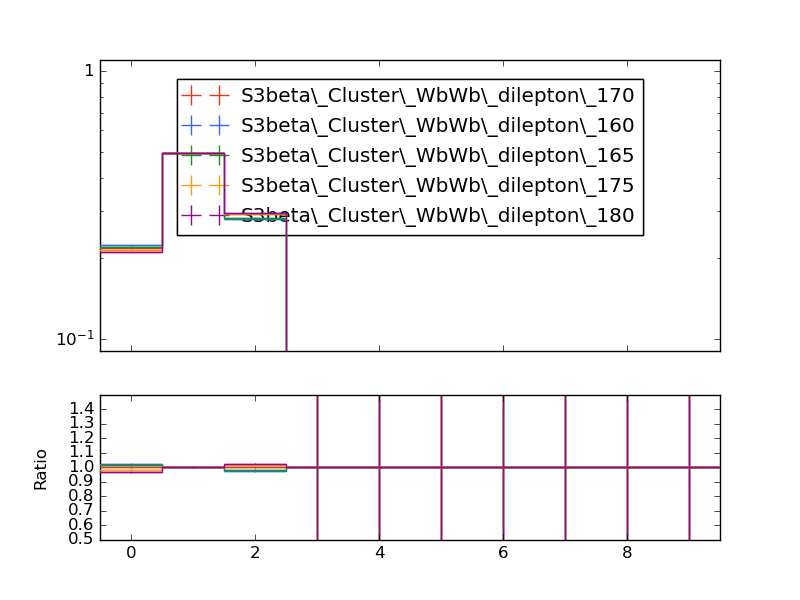

This figure's Python source:
#! /usr/bin/env python

# This Python script was auto-generated using YODA v2.0.1.
# Analysis object: /WbWb_dilepton/nleps_presel
# Timestamp: 27-02-2025 (11:02:16)

import matplotlib as mpl
import matplotlib.pyplot as plt
mpl.use('Agg') # comment out for interactive use
import os
import numpy as np

plotDir = os.path.split(os.path.realpath(__file__))[0]
if 'YODA_USER_PLOT_PATH' in globals():
    plot_outdir = globals()['YODA_USER_PLOT_PATH']
else:
    plot_outdir = plotDir

#plot style
plt.style.use(os.path.join(plotDir, '../default.mplstyle'))

plt.rcParams['text.usetex'] = False
plt.style.use(['classic'])
plt.rc('font', family='DejaVu Sans')
# plot metadata
figW, figH = plt.rcParams['figure.figsize']
ax_xLabel = r''
ax_yLabel = r''
ax_title  = r''
ax_xScale = 'linear'
ax_yScale = 'log'
xLims = (-0.5, 9.5)
yLims = (0.09000000000000001, 1.1)

# TeX-friendly labels for the legend
labels = {
    'legend' : ([ r"S3beta\_Cluster\_WbWb\_dilepton\_170", r"S3beta\_Cluster\_WbWb\_dilepton\_160", r"S3beta\_Cluster\_WbWb\_dilepton\_165", r"S3beta\_Cluster\_WbWb\_dilepton\_175", r"S3beta\_Cluster\_WbWb\_dilepton\_180" ], r""),
}

# Adjust canvas width and height
canvasW = 10.0
canvasH = 9.0
figW *= canvasW/10.
figH *= canvasH/9.

# Create figure and axis objects
fig, (ax, ratio0_ax) = plt.subplots(2, 1, sharex=True,
                  figsize=(figW,figH), gridspec_kw={'height_ratios': (6.0, 3.0)})

# Set figure margins
plt.subplots_adjust(
    left   = 1.0 * plt.rcParams['figure.subplot.left'],
    right  = 1.0 * plt.rcParams['figure.subplot.right'],
    top    = 1.0 * plt.rcParams['figure.subplot.top'],
    bottom = 1.0 * plt.rcParams['figure.subplot.bottom'])

ratio0_ax.yaxis.set_major_locator(mpl.ticker.MultipleLocator(0.1))
ratio0_ax.set_ylim(0.5, 1.4999)
ratio0_ax.set_ylabel('Ratio')

# the numerical data is stored in a separate file
dataf = dict()
prefix = os.path.split(__file__)[0]
if prefix:    prefix = prefix + '/'
exec(open(prefix+'nleps_presel__data.py').read(), dataf)


legend_handles = dict() # keep track of handles for the legend

# style options for curves
# starts at zorder>=5 to draw curve on top of legend
styles = {
  'S3beta_Cluster_WbWb_dilepton_170.yoda.gz': {
    'color' : '#EE3311',
    'linestyle' : '-',
    'linewidth' : 1,
    'marker' : 'none',
    'markersize' : 2,
    'capsize' : 0.0,
    'zorder' : 5,
    'histstyle' : 1,
    'drawstyle' : 'steps-pre',
    'xerrorbars' : 1,
    'yerrorbars' : 1,
    'fillcolor' : None,
    'fillopacity' : 1.0,
    'ratio0_linestyle' : '-',
    'ratio0_linewidth' : 1,
    'ratio0_marker' : 'none',
    'ratio0_markersize' : 2,
    'ratio0_capsize' : 0.0,
    'ratio0_zorder' : 5,
    'ratio0_histstyle' : 1,
    'ratio0_drawstyle' : 'steps-pre',
    'ratio0_xerrorbars' : 1,
    'ratio0_yerrorbars' : 1,
  },
  'S3beta_Cluster_WbWb_dilepton_160.yoda.gz': {
    'color' : '#3366FF',
    'linestyle' : '-',
    'linewidth' : 1,
    'marker' : 'none',
    'markersize' : 2,
    'capsize' : 0.0,
    'zorder' : 6,
    'histstyle' : 1,
    'drawstyle' : 'steps-pre',
    'xerrorbars' : 1,
    'yerrorbars' : 1,
    'fillcolor' : None,
    'fillopacity' : 1.0,
    'ratio0_linestyle' : '-',
    'ratio0_linewidth' : 1,
    'ratio0_marker' : 'none',
    'ratio0_markersize' : 2,
    'ratio0_capsize' : 0.0,
    'ratio0_zorder' : 6,
    'ratio0_histstyle' : 1,
    'ratio0_drawstyle' : 'steps-pre',
    'ratio0_xerrorbars' : 1,
    'ratio0_yerrorbars' : 1,
  },
  'S3beta_Cluster_WbWb_dilepton_165.yoda.gz': {
    'color' : '#109618',
    'linestyle' : '-',
    'linewidth' : 1,
    'marker' : 'none',
    'markersize' : 2,
    'capsize' : 0.0,
    'zorder' : 7,
    'histstyle' : 1,
    'drawstyle' : 'steps-pre',
    'xerrorbars' : 1,
    'yerrorbars' : 1,
    'fillcolor' : None,
    'fillopacity' : 1.0,
    'ratio0_linestyle' : '-',
    'ratio0_linewidth' : 1,
    'ratio0_marker' : 'none',
    'ratio0_markersize' : 2,
    'ratio0_capsize' : 0.0,
    'ratio0_zorder' : 7,
    'ratio0_histstyle' : 1,
    'ratio0_drawstyle' : 'steps-pre',
    'ratio0_xerrorbars' : 1,
    'ratio0_yerrorbars' : 1,
  },
  'S3beta_Cluster_WbWb_dilepton_175.yoda.gz': {
    'color' : '#FF9900',
    'linestyle' : '-',
    'linewidth' : 1,
    'marker' : 'none',
    'markersize' : 2,
    'capsize' : 0.0,
    'zorder' : 8,
    'histstyle' : 1,
    'drawstyle' : 'steps-pre',
    'xerrorbars' : 1,
    'yerrorbars' : 1,
    'fillcolor' : None,
    'fillopacity' : 1.0,
    'ratio0_linestyle' : '-',
    'ratio0_linewidth' : 1,
    'ratio0_marker' : 'none',
    'ratio0_markersize' : 2,
    'ratio0_capsize' : 0.0,
    'ratio0_zorder' : 8,
    'ratio0_histstyle' : 1,
    'ratio0_drawstyle' : 'steps-pre',
    'ratio0_xerrorbars' : 1,
    'ratio0_yerrorbars' : 1,
  },
  'S3beta_Cluster_WbWb_dilepton_180.yoda.gz': {
    'color' : '#990099',
    'linestyle' : '-',
    'linewidth' : 1,
    'marker' : 'none',
    'markersize' : 2,
    'capsize' : 0.0,
    'zorder' : 9,
    'histstyle' : 1,
    'drawstyle' : 'steps-pre',
    'xerrorbars' : 1,
    'yerrorbars' : 1,
    'fillcolor' : None,
    'fillopacity' : 1.0,
    'ratio0_linestyle' : '-',
    'ratio0_linewidth' : 1,
    'ratio0_marker' : 'none',
    'ratio0_markersize' : 2,
    'ratio0_capsize' : 0.0,
    'ratio0_zorder' : 9,
    'ratio0_histstyle' : 1,
    'ratio0_drawstyle' : 'steps-pre',
    'ratio0_xerrorbars' : 1,
    'ratio0_yerrorbars' : 1,
  },
}

# curve from input yoda files in main panel
for label, yvals in dataf['yvals'].items():
    if all(np.isnan(v) for v in dataf['yvals'][label]):
        continue
    tmp = None
    if styles[label]['histstyle']: # draw as histogram
        xpos = dataf['xedges'][label] if styles[label]['drawstyle'] else dataf['xpoints'][label]
        ypos = np.insert(yvals, 0, yvals[0]) if styles[label]['drawstyle'] else yvals
        if styles[label]['fillcolor']: # fill area below curve
            ax.fill_between(xpos, ypos, step='pre',
                            color=styles[label]['fillcolor'],
                            alpha=styles[label]['fillopacity'])
        tmp, = ax.plot(xpos, ypos,
                       color=styles[label]['color'],
                       linestyle=styles[label]['linestyle'],
                       linewidth=styles[label]['linewidth'],
                       drawstyle=styles[label]['drawstyle'], solid_joinstyle='miter',
                       zorder=styles[label]['zorder'], label=label)
    tmp = ax.errorbar(dataf['xpoints'][label], yvals,
                      xerr=np.array(dataf['xerrs'][label])*styles[label]['xerrorbars'],
                      yerr=np.array(dataf['yerrs'][label])*styles[label]['yerrorbars'],
                      fmt=styles[label]['marker'], capsize=styles[label]['capsize'],
                      markersize=styles[label]['markersize'],
                      ecolor=styles[label]['color'],
                      color=styles[label]['color'], zorder=styles[label]['zorder'])
    tmp[-1][0].set_linestyle(styles[label]['linestyle'])
    tmp[-1][0].set_linewidth(styles[label]['linewidth'])
    if label in dataf['add_legend_handle']:  legend_handles[label] = tmp
    for varLabel in dataf['variation_yvals'].keys():
        if varLabel.startswith(label):
            tmp, = ax.plot(dataf['xedges'][label], dataf['variation_yvals'][varLabel],
                           color=styles[label]['color'],
                           linestyle=styles[label]['linestyle'],
                           linewidth=styles[label]['linewidth'],
                           drawstyle='steps-pre', solid_joinstyle='miter',
                           zorder=styles[label]['zorder'], alpha=0.5)


# plots on ratio panel
# curve from input yoda files in ratio panel
for label, yvals in dataf['ratio0_yvals'].items():
    if all(np.isnan(v) for v in yvals):
        continue
    if styles[label]['ratio0_histstyle']: # plot as histogram
        xpos = dataf['xedges']['S3beta_Cluster_WbWb_dilepton_170.yoda.gz'] if styles[label]['ratio0_drawstyle'] else dataf['xpoints']['S3beta_Cluster_WbWb_dilepton_170.yoda.gz']
        ypos = np.insert(yvals, 0, yvals[0]) if styles[label]['ratio0_drawstyle'] else yvals
        ratio0_ax.plot(xpos, ypos,
                       color=styles[label]['color'],
                       linewidth=styles[label]['linewidth'],
                       linestyle=styles[label]['ratio0_linestyle'],
                       drawstyle=styles[label]['ratio0_drawstyle'], zorder=styles[label]['zorder'],
                       solid_joinstyle='miter')
    tmp = ratio0_ax.errorbar(dataf['xpoints']['S3beta_Cluster_WbWb_dilepton_170.yoda.gz'], yvals,
                             xerr=np.array(dataf['ref_xerrs'])*styles[label]['ratio0_xerrorbars'],
                             yerr=np.array(dataf['ratio0_yerrs'][label])*styles[label]['ratio0_yerrorbars'],
                             fmt=styles[label]['ratio0_marker'], capsize=styles[label]['ratio0_capsize'],
                             markersize=styles[label]['ratio0_markersize'],
                             ecolor=styles[label]['color'],
                             color=styles[label]['color'])
    tmp[-1][0].set_linestyle(styles[label]['ratio0_linestyle'])
    tmp[-1][0].set_linewidth(styles[label]['ratio0_linewidth'])

    for varlabel in dataf['ratio0_variation_vals'].keys():
        if varlabel.startswith(label):
            ratio0_ax.plot(dataf['xedges']['S3beta_Cluster_WbWb_dilepton_170.yoda.gz'],
                            dataf['ratio0_variation_vals'][varlabel],
                            color=styles[label]['color'],
                            linestyle=styles[label]['linestyle'],
                            linewidth=styles[label]['linewidth'],
                            drawstyle='steps-pre', solid_joinstyle='miter',
                            zorder=1, alpha=0.5)

legend_items = list(legend_handles.values())
ax.add_artist(ax.legend(legend_items,
                        labels['legend'][0],
                        title=labels['legend'][1],
                        alignment='left',
                        loc='upper center',
                        bbox_to_anchor=(0.5, 0.97)))

# set plot metadata as defined above
ratio0_ax.set_xlabel(ax_xLabel)
ratio0_ax.xaxis.set_label_coords(1., -0.15)
ax.set_ylabel(ax_yLabel, ha='right', va='top')
ax.yaxis.set_label_coords(-0.11, 1.0)
ax.set_title(ax_title, loc='left')
ax.set_xscale(ax_xScale)
ax.set_yscale(ax_yScale)
ax.set_xlim(xLims)
ax.set_ylim(yLims)

# tick formatting
plt.rcParams['xtick.top'] = True
plt.rcParams['ytick.right'] = True
ax.yaxis.set_major_locator(mpl.ticker.LogLocator(base=10.0, numticks=np.inf))
ax.yaxis.set_minor_locator(mpl.ticker.LogLocator(
                           base=10.0, subs=np.arange(0.1, 1, 0.1), numticks=np.inf))
fig.align_ylabels((ax, ratio0_ax))
plt.savefig(os.path.join(plot_outdir, 'nleps_presel.pdf'), format='PDF')
plt.savefig(os.path.join(plot_outdir, 'nleps_presel.png'), format='PNG')

plt.close(fig)
